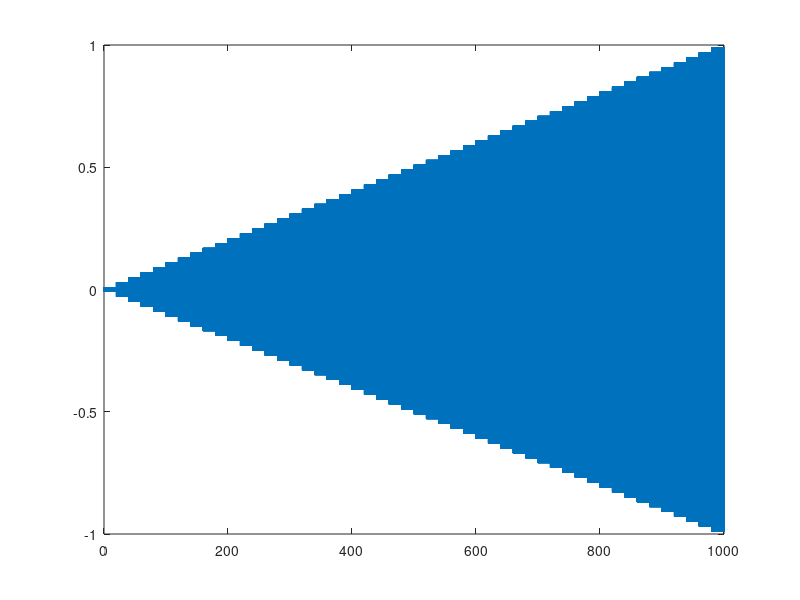

This chart was generated by the following MATLAB code:
%% Code to generate a csv file that contains a signal created by this script for use in APDL input excitation force
clear all

% input parameters
m1=0.1; 
m2=0.5*m1;
k1=1000;
k2=1.5*k1;


Fsteps=0.25; %Hz 0.25 Hz each up step
il=20; %interval length
A=1; %amplitude 
low=10; %low interval
high=40; %high interval
%
hf=high; %highest frequency
dt=1/(20*hf); %time step size
lt=((high-low)/Fsteps)*il;
% Fsteps=(high-low)/(lt/il); %freq step size
freq=34;
Tsteps=dt;
time=dt:Tsteps:il;
excel=[];
A=0.01:0.02:1;
tim=[];
%% create vector, then write to csv file.
for i=1:50 %how many intervals
        data=A(i)*sin(time.*freq*2*pi);
        
        excel=[excel data];
end
lt=i*il;
timeTotal=dt:Tsteps:lt;

% excel=fliplr(excel);
var=[timeTotal' excel'];

figure
plot(timeTotal,(excel))

file='U:\_PhD\APDL\Validation\DuffingValDec17\LinearSweepTS5.csv';
csvwrite(file,var);